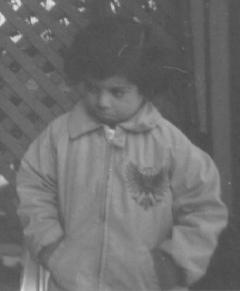
//> input picture Lab3 - Image Filtering in Frequency Domain/Samples/pout.jpg, 240 x 291 px
$ ./3-Creating_Gaussian_HighPass_Filter   (built with g++ and OpenCV 4)
//> lines starting //> are read from the running program, lines starting //| are printed output that depends on the picture
#include "opencv2/core/core.hpp"
#include "opencv2/imgproc/imgproc.hpp"
#include "opencv2/highgui/highgui.hpp"

#include <stdio.h>

using namespace cv;
using namespace std;

void Shift(Mat & src)
{
	src = src(Rect(0, 0, src.cols & -2, src.rows & -2));

    int cx = src.cols/2;
    int cy = src.rows/2;

    // rearrange the quadrants of Fourier image
    // so that the origin is at the image center
    Mat tmp;
    Mat q0(src, Rect(0, 0, cx, cy));
    Mat q1(src, Rect(cx, 0, cx, cy));
    Mat q2(src, Rect(0, cy, cx, cy));
    Mat q3(src, Rect(cx, cy, cx, cy));

    q0.copyTo(tmp);
    q3.copyTo(q0);
    tmp.copyTo(q3);

    q1.copyTo(tmp);
    q2.copyTo(q1);
    tmp.copyTo(q2);
}

void ApplyFilter(const Mat & src, const Mat & kernel,Mat & dst)
{
    //dst = Mat::zeros(src.size(),src.type());
	float k,c;
	for (int i = 0; i < src.rows; i++)
	{

		for (int j = 0; j < src.cols; j++)
		{
			dst.at<float>(i,j) = src.at<float>(i,j)* kernel.at<float>(i,j);
		}

	}
}

Mat GenerateILPF(int cutoff, int width,int height)
{
	if(cutoff > width)
		cutoff = width/4;
	if(cutoff > height)
		cutoff = width/4;
	Mat temp(height,width,CV_32F);
	int cx = width/2;
	int cy = height/2;
	for( int i = 0; i < temp.rows; ++i)
	{
		for(int u=0;u<temp.cols;++u)
		{
			double dist = sqrt(pow(abs(u-cx),2) + pow(abs(i-cy),2));
			if(dist<cutoff)
			{
				temp.at<float>(i,u)=1;
				temp.at<float>(i,u)=1;
			}
			else
			{
				temp.at<float>(i,u)=0;
				temp.at<float>(i,u)=0;
			}
		}
	}
	return temp;

}


double pixelDistance(double u, double v)
{
    return cv::sqrt(u*u + v*v);
}

double gaussianCoeff(double u, double v, double d0)
{
    double d = pixelDistance(u, v);

  return 1.0 - cv::exp((-d*d) / (2*d0*d0));
 //	return  cv::exp((-d*d) / (2*d0*d0));
}

cv::Mat createGaussianHighPassFilter(cv::Size size, double cutoffInPixels)
{
    Mat ghpf(size, CV_32F);

    cv::Point center(size.width / 2, size.height / 2);

    for(int u = 0; u < ghpf.rows; u++)
    {
        for(int v = 0; v < ghpf.cols; v++)
        {
            ghpf.at<float>(u, v) = gaussianCoeff(u - center.y, v - center.x, cutoffInPixels);
        }
    }

    return ghpf;
}

int main(int argc, const char ** argv)
{
	Mat img;
		img=imread("C:/Users/Yomna/Desktop/Computer Vision - Dr. Mahmoud Khalil/pout.jpg",CV_LOAD_IMAGE_GRAYSCALE);
//> img is the input picture: 291 rows x 240 cols, CV_8UC1; min 72, max 229, mean 110.3

		int M = getOptimalDFTSize( img.rows );
//> M = 300
		int N = getOptimalDFTSize( img.cols );
//> N = 240
		Mat padded;
		copyMakeBorder(img, padded, 0, M - img.rows, 0, N - img.cols, BORDER_CONSTANT, Scalar::all(0));
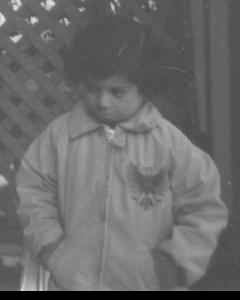
//> padded: 300 rows x 240 cols, CV_8UC1; min 0, max 229, mean 107

		Mat planes[] = {Mat_<float>(padded), Mat::zeros(padded.size(), CV_32F)};
//> planes[1]: 300 rows x 240 cols, CV_32FC1; every value is 0
		Mat complexImg;
		merge(planes, 2, complexImg);

		dft(complexImg, complexImg,cv::DFT_SCALE|cv::DFT_COMPLEX_OUTPUT);

		split(complexImg, planes);
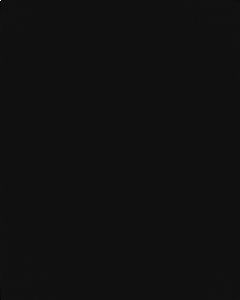
//> planes[0]: 300 rows x 240 cols, CV_32FC1; min -7.63, max 107, mean 0; drawn with min black and max white

		Mat filter1;
		planes[0].copyTo(filter1);
		Mat filter2;
		planes[1].copyTo(filter2);

		Shift(filter1);
//> in Shift, `Mat q1(src, Rect(cx, 0, cx, cy));`:
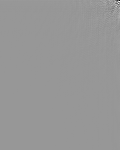
//> q1: 150 rows x 120 cols, CV_32FC1; min -3.59, max 2.46, mean 0.00114; drawn with min black and max white
//> in Shift, `Mat q2(src, Rect(0, cy, cx, cy));`:
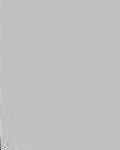
//> q2: 150 rows x 120 cols, CV_32FC1; min -7.63, max 2.46, mean 0.00118; drawn with min black and max white
		Shift(filter2);
//> in Shift (call 2), `Mat q3(src, Rect(cx, cy, cx, cy));`:
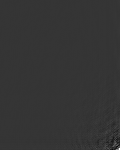
//> q3: 150 rows x 120 cols, CV_32FC1; min -0.759, max 2.89, mean 0.000996; drawn with min black and max white
     Mat kernel1 = GenerateILPF(20,filter1.cols,filter1.rows);
//	Mat kernel = createGaussianHighPassFilter(Size(300, 300), 20.0);
	  ApplyFilter(filter1,kernel1,filter1); //////////
		ApplyFilter(filter2,kernel1,filter2);//////////

		Shift(filter1);
//> in Shift (call 3), `q3.copyTo(q0);`: src: 300 rows x 240 cols, CV_32FC1; min -7.63, max 107, mean 0
//> in Shift (call 3), `tmp.copyTo(q3);`: src: 300 rows x 240 cols, CV_32FC1; min -7.63, max 107, mean 0
//> in Shift (call 3), `q2.copyTo(q1);`: src: 300 rows x 240 cols, CV_32FC1; min -7.63, max 107, mean 0
//> in Shift (call 3), `tmp.copyTo(q2);`: src: 300 rows x 240 cols, CV_32FC1; min -7.63, max 107, mean 0
		Shift(filter2);
//> in Shift (call 4), `q3.copyTo(q0);`: src: 300 rows x 240 cols, CV_32FC1; min -7.38, max 7.38, mean -0.000717
//> in Shift (call 4), `tmp.copyTo(q3);`: src: 300 rows x 240 cols, CV_32FC1; min -7.38, max 7.38, mean -1.32e-11
//> in Shift (call 4), `q2.copyTo(q1);`: src: 300 rows x 240 cols, CV_32FC1; min -2.89, max 7.38, mean -0.000371
//> in Shift (call 4), `tmp.copyTo(q2);`: src: 300 rows x 240 cols, CV_32FC1; min -7.38, max 7.38, mean 0


		Mat inverse[] = {filter1,filter2};
		Mat filterspec;
		merge(inverse, 2, filterspec);

		cv::Mat inverseTransform;
		cv::dft(filterspec, inverseTransform,cv::DFT_INVERSE|cv::DFT_REAL_OUTPUT);
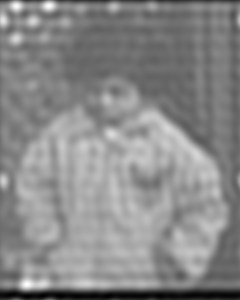
//> inverseTransform: 300 rows x 240 cols, CV_32FC1; min -3.06, max 201.3, mean 107; drawn with min black and max white
		cv::Mat finalImage;
		inverseTransform.convertTo(finalImage, CV_8U);
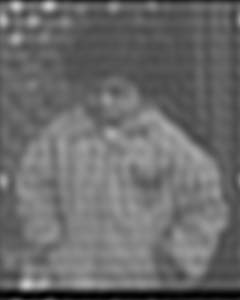
//> finalImage: 300 rows x 240 cols, CV_8UC1; min 0, max 201, mean 107
	 imshow("image", img);
    imshow("ghpf", kernel1);
   imshow("img",finalImage );
	waitKey();
    return 0;
}
